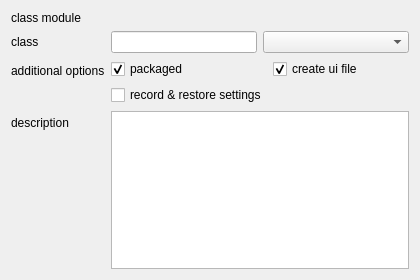
<?xml version="1.0" encoding="UTF-8"?>
<ui version="4.0">
 <class>WindowOptions</class>
 <widget class="QWizardPage" name="WindowOptions">
  <property name="geometry">
   <rect>
    <x>0</x>
    <y>0</y>
    <width>420</width>
    <height>280</height>
   </rect>
  </property>
  <property name="minimumSize">
   <size>
    <width>420</width>
    <height>280</height>
   </size>
  </property>
  <property name="windowTitle">
   <string>WindowOptions</string>
  </property>
  <property name="title">
   <string>Window Options</string>
  </property>
  <layout class="QFormLayout" name="formLayout">
   <item row="0" column="0">
    <widget class="QLabel" name="label_3">
     <property name="text">
      <string>class module</string>
     </property>
    </widget>
   </item>
   <item row="0" column="1">
    <widget class="QLabel" name="uiClassModuleTXT">
     <property name="text">
      <string/>
     </property>
    </widget>
   </item>
   <item row="1" column="0">
    <widget class="QLabel" name="label">
     <property name="text">
      <string>class</string>
     </property>
    </widget>
   </item>
   <item row="1" column="1">
    <layout class="QHBoxLayout" name="horizontalLayout">
     <item>
      <widget class="QLineEdit" name="uiClassNameTXT"/>
     </item>
     <item>
      <widget class="QComboBox" name="uiBaseClassDDL">
       <property name="sizePolicy">
        <sizepolicy hsizetype="Expanding" vsizetype="Fixed">
         <horstretch>0</horstretch>
         <verstretch>0</verstretch>
        </sizepolicy>
       </property>
      </widget>
     </item>
    </layout>
   </item>
   <item row="2" column="0">
    <widget class="QLabel" name="label_5">
     <property name="text">
      <string>additional options</string>
     </property>
    </widget>
   </item>
   <item row="2" column="1">
    <layout class="QGridLayout" name="gridLayout">
     <item row="0" column="0">
      <widget class="QCheckBox" name="uiPackagedCHK">
       <property name="toolTip">
        <string>&lt;!DOCTYPE HTML PUBLIC &quot;-//W3C//DTD HTML 4.0//EN&quot; &quot;http://www.w3.org/TR/REC-html40/strict.dtd&quot;&gt;
&lt;html&gt;&lt;head&gt;&lt;meta name=&quot;qrichtext&quot; content=&quot;1&quot; /&gt;&lt;style type=&quot;text/css&quot;&gt;
p, li { white-space: pre-wrap; }
&lt;/style&gt;&lt;/head&gt;&lt;body style=&quot; font-family:'MS Shell Dlg 2'; font-size:8.25pt; font-weight:400; font-style:normal;&quot;&gt;
&lt;p style=&quot; margin-top:0px; margin-bottom:0px; margin-left:0px; margin-right:0px; -qt-block-indent:0; text-indent:0px;&quot;&gt;&lt;span style=&quot; font-weight:600;&quot;&gt;Packaged&lt;/span&gt;&lt;/p&gt;
&lt;p style=&quot; margin-top:0px; margin-bottom:0px; margin-left:0px; margin-right:0px; -qt-block-indent:0; text-indent:0px;&quot;&gt;&lt;span style=&quot; font-size:7pt;&quot;&gt;Choose this option for more complex widgets where you want to break out subclasses and subwidgets, and it will create the widget as a python package, with the class module inside&lt;/span&gt;&lt;/p&gt;&lt;/body&gt;&lt;/html&gt;</string>
       </property>
       <property name="text">
        <string>packaged</string>
       </property>
       <property name="checked">
        <bool>true</bool>
       </property>
      </widget>
     </item>
     <item row="0" column="1">
      <widget class="QCheckBox" name="uiCreateUiFileCHK">
       <property name="toolTip">
        <string>&lt;!DOCTYPE HTML PUBLIC &quot;-//W3C//DTD HTML 4.0//EN&quot; &quot;http://www.w3.org/TR/REC-html40/strict.dtd&quot;&gt;
&lt;html&gt;&lt;head&gt;&lt;meta name=&quot;qrichtext&quot; content=&quot;1&quot; /&gt;&lt;style type=&quot;text/css&quot;&gt;
p, li { white-space: pre-wrap; }
&lt;/style&gt;&lt;/head&gt;&lt;body style=&quot; font-family:'MS Shell Dlg 2'; font-size:8.25pt; font-weight:400; font-style:normal;&quot;&gt;
&lt;p style=&quot; margin-top:0px; margin-bottom:0px; margin-left:0px; margin-right:0px; -qt-block-indent:0; text-indent:0px;&quot;&gt;&lt;span style=&quot; font-weight:600;&quot;&gt;Create Ui File&lt;/span&gt;&lt;/p&gt;
&lt;p style=&quot; margin-top:0px; margin-bottom:0px; margin-left:0px; margin-right:0px; -qt-block-indent:0; text-indent:0px;&quot;&gt;&lt;span style=&quot; font-size:7pt;&quot;&gt;If you select this option, a Qt UI file will be created for you within the UI subfolder for the class&lt;/span&gt;&lt;/p&gt;&lt;/body&gt;&lt;/html&gt;</string>
       </property>
       <property name="text">
        <string>create ui file</string>
       </property>
       <property name="checked">
        <bool>true</bool>
       </property>
      </widget>
     </item>
     <item row="1" column="0">
      <widget class="QCheckBox" name="uiRecordSettingsCHK">
       <property name="toolTip">
        <string>&lt;!DOCTYPE HTML PUBLIC &quot;-//W3C//DTD HTML 4.0//EN&quot; &quot;http://www.w3.org/TR/REC-html40/strict.dtd&quot;&gt;
&lt;html&gt;&lt;head&gt;&lt;meta name=&quot;qrichtext&quot; content=&quot;1&quot; /&gt;&lt;style type=&quot;text/css&quot;&gt;
p, li { white-space: pre-wrap; }
&lt;/style&gt;&lt;/head&gt;&lt;body style=&quot; font-family:'MS Shell Dlg 2'; font-size:8.25pt; font-weight:400; font-style:normal;&quot;&gt;
&lt;p style=&quot; margin-top:0px; margin-bottom:0px; margin-left:0px; margin-right:0px; -qt-block-indent:0; text-indent:0px;&quot;&gt;&lt;span style=&quot; font-size:8pt; font-weight:600;&quot;&gt;Record &amp;amp; Restore Settings&lt;/span&gt;&lt;/p&gt;
&lt;p style=&quot; margin-top:0px; margin-bottom:0px; margin-left:0px; margin-right:0px; -qt-block-indent:0; text-indent:0px;&quot;&gt;&lt;span style=&quot; font-size:7pt;&quot;&gt;If you need to save and load settings for your Dialog/Window/Wizard between sessions, you should select this option to setup the initial methods for saving and loading settings&lt;/span&gt;&lt;/p&gt;&lt;/body&gt;&lt;/html&gt;</string>
       </property>
       <property name="text">
        <string>record &amp;&amp; restore settings</string>
       </property>
       <property name="checked">
        <bool>false</bool>
       </property>
      </widget>
     </item>
    </layout>
   </item>
   <item row="3" column="0">
    <widget class="QLabel" name="label_2">
     <property name="text">
      <string>description</string>
     </property>
    </widget>
   </item>
   <item row="3" column="1">
    <widget class="QTextEdit" name="uiDescriptionTXT"/>
   </item>
  </layout>
 </widget>
 <tabstops>
  <tabstop>uiClassNameTXT</tabstop>
  <tabstop>uiBaseClassDDL</tabstop>
  <tabstop>uiCreateUiFileCHK</tabstop>
  <tabstop>uiRecordSettingsCHK</tabstop>
  <tabstop>uiDescriptionTXT</tabstop>
 </tabstops>
 <resources/>
 <connections/>
</ui>
